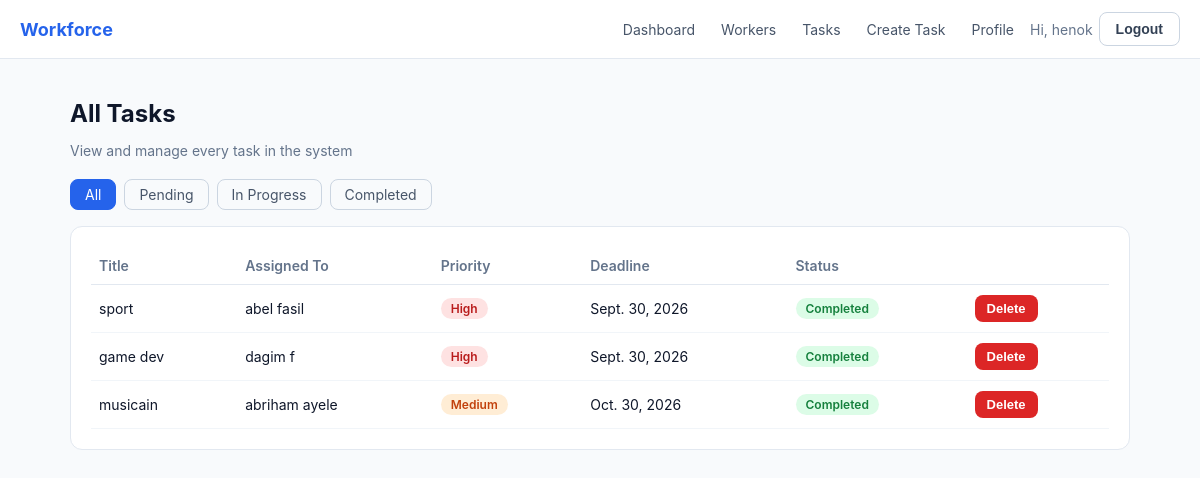
The app's page /admin-panel/tasks/ (signed in) with its own data.
### core/models.py (models this page shows, shortened)
class User(AbstractUser):
    class Role(models.TextChoices):
        ADMIN = "ADMIN", "Admin"
        WORKER = "WORKER", "Worker"
    role = models.CharField(max_length=10, choices=Role.choices, default=Role.WORKER)

class Task(models.Model):
    class Priority(models.TextChoices):
        LOW = "LOW", "Low"
        MEDIUM = "MEDIUM", "Medium"
        HIGH = "HIGH", "High"
    class Status(models.TextChoices):
        PENDING = "PENDING", "Pending"
        IN_PROGRESS = "IN_PROGRESS", "In Progress"
        COMPLETED = "COMPLETED", "Completed"
    title = models.CharField(max_length=200)
    description = models.TextField()
    assigned_to = models.ForeignKey(User, on_delete=models.CASCADE, related_name="tasks")
    priority = models.CharField(max_length=10, choices=Priority.choices, default=Priority.MEDIUM)
    deadline = models.DateField()
    status = models.CharField(max_length=15, choices=Status.choices, default=Status.PENDING)
    created_at = models.DateTimeField(auto_now_add=True)
    class Meta:
        ordering = ["-created_at"]

### core/views.py (the view)
# urls.py: path("admin-panel/tasks/", views.task_list, name="task_list"),
@user_passes_test(is_admin, login_url="login")
def task_list(request):
    tasks = Task.objects.all()
    status_filter = request.GET.get("status")
    if status_filter:
        tasks = tasks.filter(status=status_filter)
    return render(request, "core/task_list.html", {"tasks": tasks, "status_filter": status_filter})

### core/views.py (called while the page is built)
def is_admin(user):
    return user.is_authenticated and user.role == User.Role.ADMIN

### core/templates/core/task_list.html (shortened to what this page needs)
{% extends "core/base.html" %}
{% block content %}
<h1>All Tasks</h1>
<p class="subtitle">View and manage every task in the system</p>
<div class="filters">
  <a href="{% url 'task_list' %}" class="{% if not status_filter %}active{% endif %}">All</a>
  <a href="?status=PENDING" class="{% if status_filter == 'PENDING' %}active{% endif %}">Pending</a>
  <a href="?status=IN_PROGRESS" class="{% if status_filter == 'IN_PROGRESS' %}active{% endif %}">In Progress</a>
  <a href="?status=COMPLETED" class="{% if status_filter == 'COMPLETED' %}active{% endif %}">Completed</a>
</div>
<div class="card">
  {% if tasks %}
  <table>
    <thead><tr><th>Title</th><th>Assigned To</th><th>Priority</th><th>Deadline</th><th>Status</th><th></th></tr></thead>
    <tbody>
      {% for t in tasks %}
      <tr>
        <td>{{ t.title }}</td>
        <td>{{ t.assigned_to.get_full_name|default:t.assigned_to.username }}</td>
        <td><span class="badge badge-{{ t.priority|lower }}">{{ t.get_priority_display }}</span></td>
        <td>{{ t.deadline }}</td>
        <td><span class="badge badge-{{ t.status|lower }}">{{ t.get_status_display }}</span></td>
        <td>
          <form method="post" action="{% url 'task_delete' t.pk %}" onsubmit="return confirm('Delete this task?');">
            <button type="submit" class="btn btn-danger">Delete</button>
          </form>
        </td>
      </tr>
      {% endfor %}
    </tbody>
  </table>
  {% else %}
  <p class="muted">No tasks found.</p>
  {% endif %}
</div>
{% endblock %}

### core/templates/core/base.html (shortened to what this page needs)
{% load static %}
<!DOCTYPE html>
<html lang="en">
<head>
  <link rel="stylesheet" href="{% static 'core/style.css' %}">
</head>
<body>
{% if user.is_authenticated %}
<nav class="navbar">
  <span class="brand">Workforce</span>
  <div class="links">
    {% if user.role == "ADMIN" %}
      <a href="{% url 'admin_dashboard' %}">Dashboard</a>
      <a href="{% url 'worker_list' %}">Workers</a>
      <a href="{% url 'task_list' %}">Tasks</a>
      <a href="{% url 'task_create' %}">Create Task</a>
    {% else %}
      <a href="{% url 'worker_dashboard' %}">My Tasks</a>
    {% endif %}
    <a href="{% url 'profile' %}">Profile</a>
    <span class="muted">Hi, {{ user.first_name|default:user.username }}</span>
    <form action="{% url 'logout' %}" method="post" style="display:inline;">
      <button type="submit" class="btn btn-secondary">Logout</button>
    </form>
  </div>
</nav>
{% endif %}
<div class="container">
  {% block content %}{% endblock %}
</div>
</body>
</html>

### core/static/core/style.css (style rules this page uses)
* { box-sizing: border-box; }
body { margin: 0; font-family: -apple-system, Segoe UI, Roboto, Arial, sans-serif; background: #f8fafc; color: #0f172a; }
a { color: #2563eb; text-decoration: none; }
.navbar { background: #fff; border-bottom: 1px solid #e2e8f0; padding: 12px 20px; display: flex; justify-content: space-between; align-items: center; flex-wrap: wrap; gap: 10px; }
.navbar .brand { font-weight: 700; font-size: 18px; color: #2563eb; }
.navbar .links { display: flex; gap: 6px; align-items: center; flex-wrap: wrap; }
.navbar .links a { padding: 6px 10px; border-radius: 8px; color: #475569; font-size: 14px; }
.container { max-width: 1100px; margin: 0 auto; padding: 24px 20px; }
.card { background: #fff; border: 1px solid #e2e8f0; border-radius: 12px; padding: 20px; margin-bottom: 20px; }
h1 { font-size: 24px; margin-bottom: 4px; }
.subtitle { color: #64748b; font-size: 14px; margin-bottom: 20px; }
table { width: 100%; border-collapse: collapse; font-size: 14px; }
th, td { text-align: left; padding: 10px 8px; border-bottom: 1px solid #f1f5f9; }
th { color: #64748b; font-weight: 600; border-bottom: 1px solid #e2e8f0; }
.badge { display: inline-block; padding: 3px 10px; border-radius: 999px; font-size: 12px; font-weight: 600; }
.badge-completed { background: #dcfce7; color: #15803d; }
.badge-medium { background: #ffedd5; color: #c2410c; }
.badge-high { background: #fee2e2; color: #b91c1c; }
.btn { display: inline-block; padding: 8px 16px; border-radius: 8px; font-size: 14px; font-weight: 600; border: none; cursor: pointer; }
.btn-secondary { background: #fff; color: #334155; border: 1px solid #cbd5e1; }
.btn-danger { background: #dc2626; color: #fff; padding: 6px 12px; font-size: 13px; }
.filters { display: flex; gap: 8px; margin-bottom: 16px; flex-wrap: wrap; }
.filters a { padding: 6px 14px; border-radius: 8px; font-size: 14px; border: 1px solid #cbd5e1; color: #475569; }
.filters a.active { background: #2563eb; color: #fff; border-color: #2563eb; }
.muted { color: #64748b; font-size: 14px; }

### records on screen
User: first_name "henok"
Task: title "sport", assigned_to.get_full_name "abel fasil", priority "High", deadline "Sept. 30, 2026", status "Completed"
Task: title "game dev", assigned_to.get_full_name "dagim f", priority "High", deadline "Sept. 30, 2026", status "Completed"
Task: title "musicain", assigned_to.get_full_name "abriham ayele", priority "Medium", deadline "Oct. 30, 2026", status "Completed"
